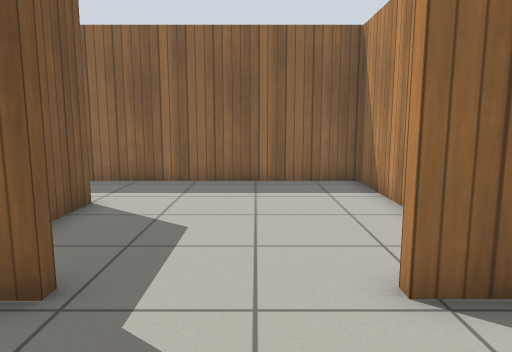
[1] (above)

19 first-person views from a walk through a Gazebo world. The camera is 0.94 m above the floor, tilts 8° down and sees 70° across. The floor is counted in squares, 0.5 m on a side. Each view is taken from the middle of a square. On the plan, view 1 faces up. The plan holds only what a view shows up to about 18 squares ahead; the rest is blank. Gazebo's built-in surfaces are drawn with simple patterns.

[2]
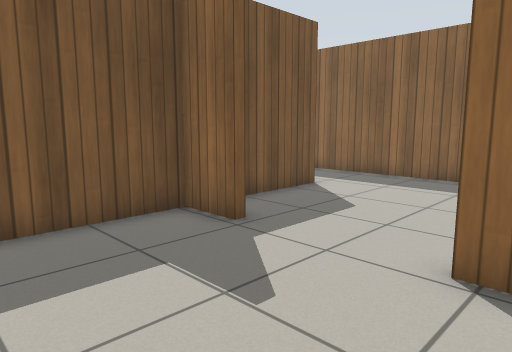

[3]
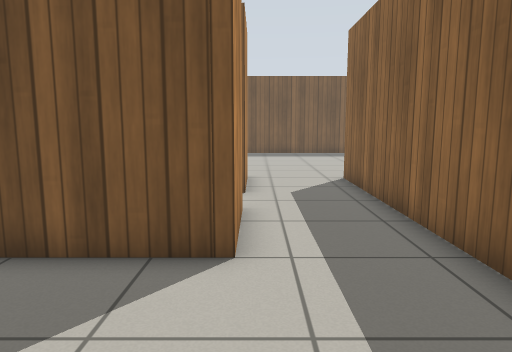

[4]
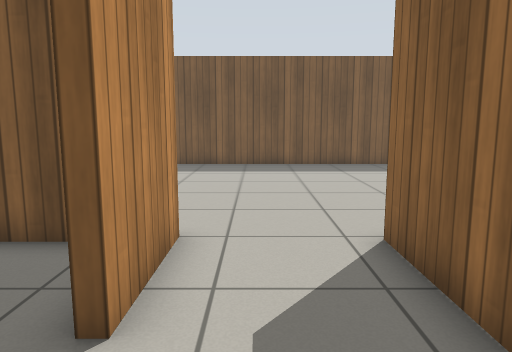

[5]
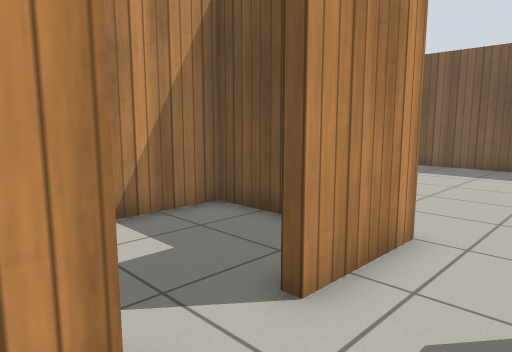

[6]
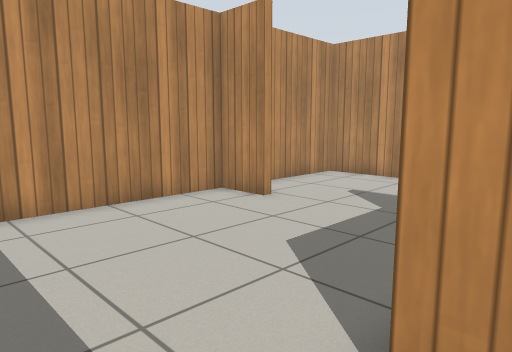

[7]
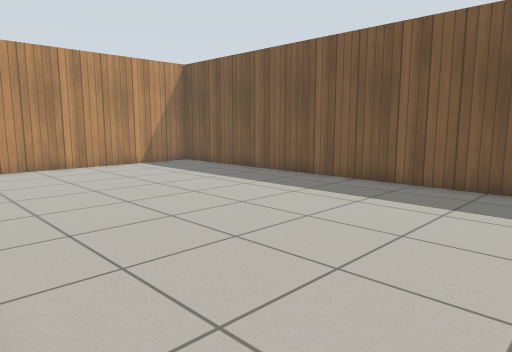

[8]
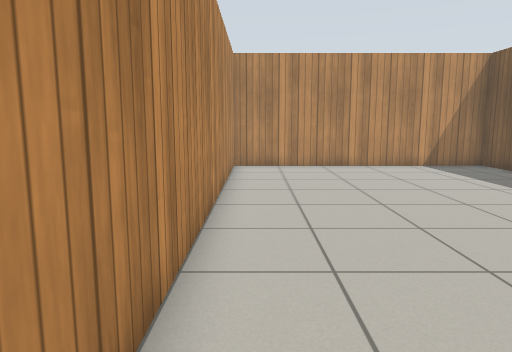

[9]
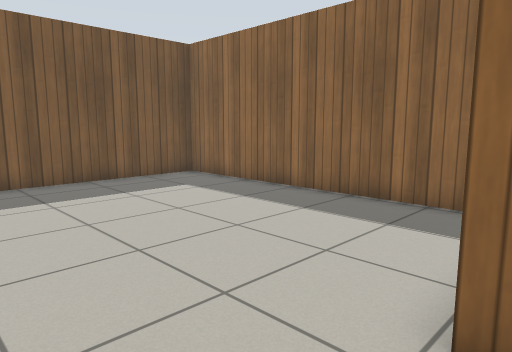

[10]
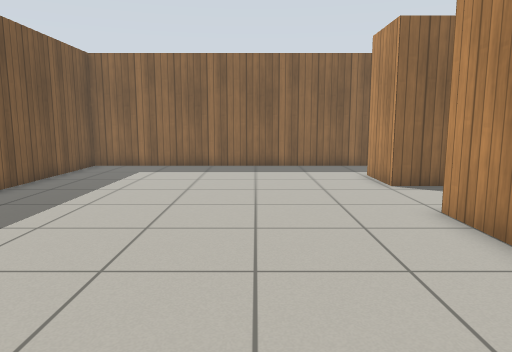

[11]
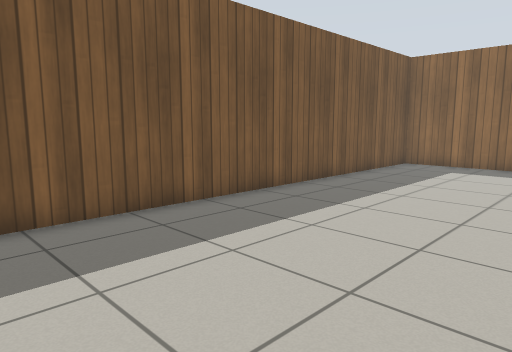

[12]
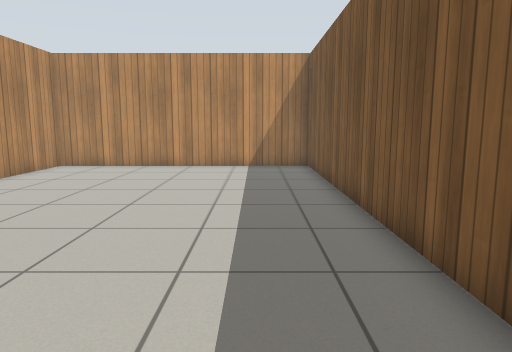

[13]
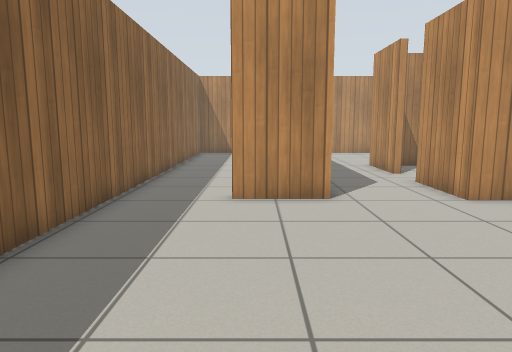

[14]
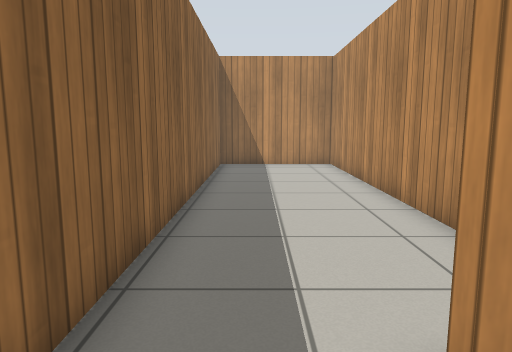

[15]
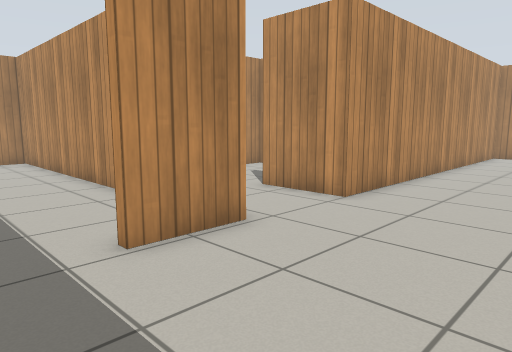

[16]
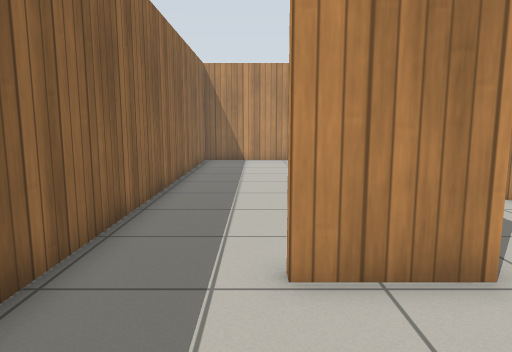

[17]
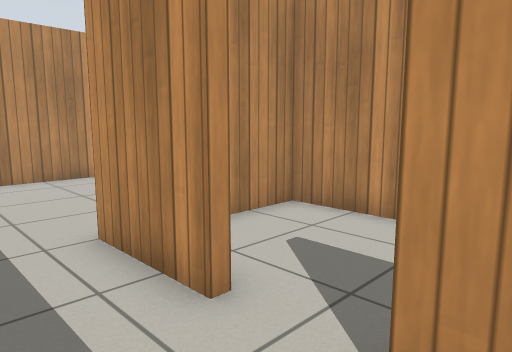

[18]
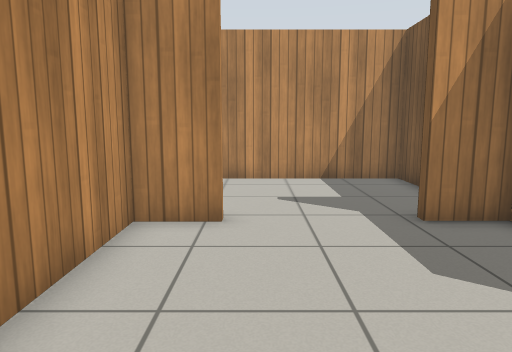

[19]
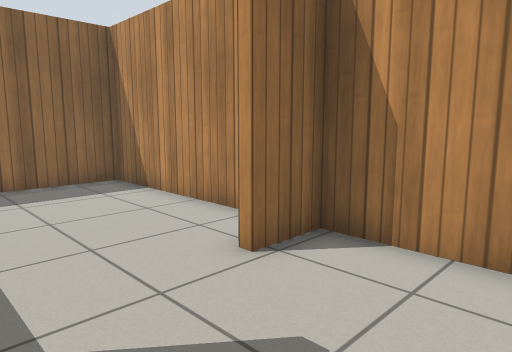

### Floor plan
Points are (right, up) in squares from view 1. A wall is a line through its corners. A room is listed if a view was taken in it or the views show most of it. See-through windows are left out.
Room 1 (views 1, 2, 19)
walls: (-2.3, 4) (-2.3, 3.7) (-4, 3.7) (-4, -1.7) (3.4, -1.7) (3.4, 3.7) (1.7, 3.7) (1.7, 4)
ways out: opening at (-0.5, 4) to room 2
Room 2 (views 3, 4, 5, 6, 7, 9, 17, 18)
walls: (-7.1, 8.7) (-4, 8.7) (-4, 4) (-2.3, 4); (1.7, 4) (3.4, 4) (3.4, 12.1) (-11.8, 12.1); (-12, 8.7) (-8.9, 8.7)
ways out: opening at (-0.5, 4) to room 1; opening at (-13, 10) to room 3; opening at (-7.5, 8) to room 5
Room 3 (views 8, 10, 11, 12, 13, 14, 15, 16)
walls: (-11.8, 12.1) (-11.8, 14.6); (-11.5, 17.7) (-23.4, 17.7) (-23.4, -6.7) (-12, -6.7) (-12, 8.7)
ways out: opening at (-13, 10) to room 2; opening at (-12, 16) to room 4
Room 4 (no view inside)
walls: (-7.8, 12.4) (3.4, 12.4) (3.4, 17.7) (-11.5, 17.7)
ways out: opening at (-12, 16) to room 3
Room 5 (no view inside)
walls: (-7, 4) (-4.3, 4) (-4.3, 7.4); (-11.7, 7) (-11.7, 4) (-9, 4)
ways out: opening at (-7.5, 8) to room 2

Where each view was taken, in squares from view 1:
view 1: 0 up, 0 right, facing up
view 2: 1 down, 3 right, facing up-left
view 3: 9 up, 1 right, facing left
view 4: 10 up, 6 left, facing left
view 5: 11 up, 6 left, facing down-left
view 6: 11 up, 5 left, facing down-right
view 7: 10 up, 12 left, facing down-left
view 8: 10 up, 13 left, facing down
view 9: 9 up, 11 left, facing up-left
view 10: 1 up, 16 left, facing up
view 11: 0 up, 16 left, facing up-left
view 12: 10 up, 21 left, facing down
view 13: 14 up, 21 left, facing right
view 14: 16 up, 14 left, facing right
view 15: 17 up, 17 left, facing down-right
view 16: 15 up, 16 left, facing right
view 17: 11 up, 10 left, facing down-right
view 18: 11 up, 1 right, facing down
view 19: 0 up, 2 left, facing up-right
